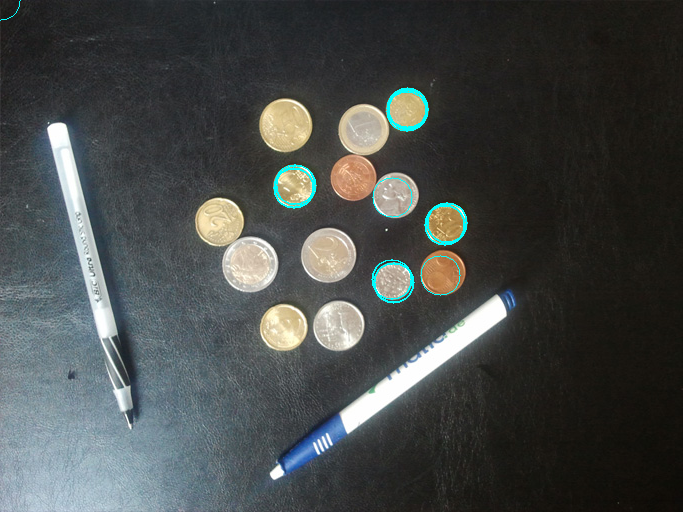
#> input picture ps1/output/ps1-5-a-3.png, 683 x 512 px, given in place of ps1-input0.png, which was not available
$ python ps1.py
#> lines starting #> are read from the running program, lines starting #| are printed output that depends on the picture; after the words box and inside, x2 and y2 are one past the last pixel; in counts of white or black regions, pixels touching at a corner belong together; pictures that were not available may be replaced by others from this repository, and a replacement may not be noted
import cv2 as cv
import numpy as np


def hough_acc(img_edges):
    # Taking resolution of rho as 1 pixel and theta as 1 degree
    height, width = img_edges.shape
    diagonal = np.sqrt(
        height ** 2 + width ** 2)

    # rho values range from  0 to 2 * diagonal length
    rho_axis = int(2 * np.ceil(diagonal))
    thetas = np.deg2rad(np.arange(0, 180, 1))
    theta_axis = len(thetas)

    # Compute cos and sin values for the range of thetas
    cos_t = np.cos(thetas)
    sin_t = np.sin(thetas)

    accumulator = np.zeros((rho_axis, theta_axis), dtype=np.uint8)

    # Indices of edge pixels in the image (white pixels)
    y_indx, x_indx = np.where(img_edges >= 255)

    for i in range(len(x_indx)):
        x = x_indx[i]
        y = y_indx[i]

        for theta_indx in range(len(thetas)):
            rho = int(x * cos_t[theta_indx] +
                      y * sin_t[theta_indx])

            accumulator[rho][theta_indx] += 1
    return accumulator


def highlight_hough_peaks(coordinates):
    peak_img = cv.imread('./output/ps1-2-a-1.png')

    for i in range(len(coordinates)):
        y = coordinates[i][0]
        x = coordinates[i][1]

        cv.rectangle(peak_img, (x-2, y-2), (x+2, y+2), (0, 255, 255))

    cv.imwrite("./output/ps1-2-b-1.png", peak_img)


def hough_lines(coordinates):
    img = cv.imread('./input/ps1-input0.png')
    for i in range(len(coordinates)):
        rho = coordinates[i][0]
        theta = np.deg2rad(coordinates[i][1])

        cos = np.cos(theta)
        sin = np.sin(theta)

        x0 = rho * cos
        y0 = rho * sin
        x1 = int(x0 + 1000*(-sin))
        y1 = int(y0 + 1000*(cos))
        x2 = int(x0 - 1000*(-sin))
        y2 = int(y0 - 1000 * (cos))

        cv.line(img, (x1, y1), (x2, y2), (0, 255, 255), thickness=2)

    # Write final image with lines highlighted in yellow
    cv.imwrite('./output/ps1-2-c-1.png', img)


def main():
    # Find object boundaries
    img = cv.imread('./input/ps1-input0.png')
#> img is the input picture: shape (512, 683, 3); mean B, G, R 72.7, 73.9, 70.2
    edges = cv.Canny(img, 100, 200)
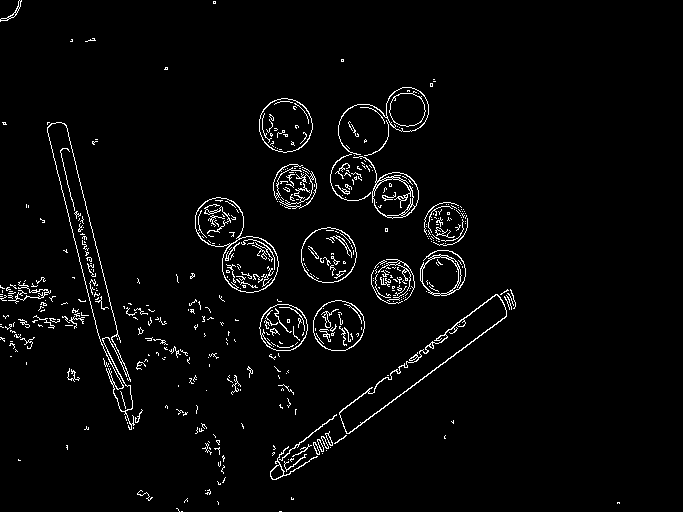
#> edges: shape (512, 683); 3% white in thin lines or dots
    lines = cv.imwrite('./output/ps1-1-a-1.png', edges)

    # Compute the hough accumulator for the edge image
    accumulator = hough_acc(edges)
#> in hough_acc, `y_indx, x_indx = np.where(img_edges >= 255)`: y_indx = 10424 values from 0 to 511; x_indx = 10424 values, max 619 at index 10409, min 0 at index 66, mean 275.7
#> the loop in hough_acc, `for i in range(len(x_indx)):` made 10424 passes
#> (x, y) on passes 1 to 3: (19, 0), (21, 0), (18, 1)
#> after the loop in hough_acc, `for i in range(len(x_indx)):`:
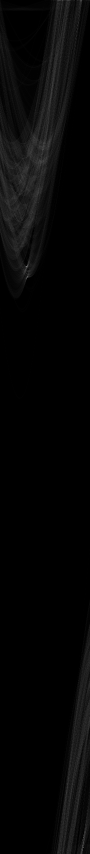
#> accumulator: shape (1708, 180) (shown at 1/2 size); min 0, max 208, mean 6.1
    lines = cv.imwrite('./output/ps1-2-a-1.png', accumulator)

    # Find peaks in the accumulator with votes more than the lower threshold
    peaks = np.where(accumulator > 110)
#> peaks = 10 positions, rows 532 to 1695, columns 53 to 166
    coordinates = list(zip(peaks[0], peaks[1]))
#> coordinates = [(532, 53), (533, 53), (553, 54), (554, 54), (555, 53), (556, 53), (1675, 166), (1687, 166), (1694, 166), (1695, 166)]

    # Draw yellow boxes over peaks in the accumulator image
    highlight_hough_peaks(coordinates)
#> the loop in highlight_hough_peaks, `for i in range(len(coordinates)):` made 10 passes
#> after the loop in highlight_hough_peaks, `for i in range(len(coordinates)):`:
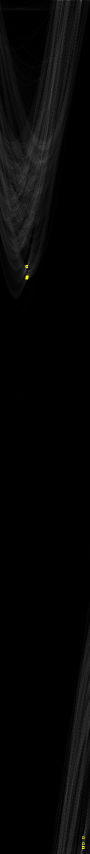
#> peak_img: shape (1708, 180, 3) (shown at 1/2 size); mean B, G, R 6.1, 6.2, 6.2

    # Draw lines over the original image
    hough_lines(coordinates)
#> the loop in hough_lines, `for i in range(len(coordinates)):` made 10 passes
#> (rho, theta, cos, sin, x0, y0, x1, y1) on passes 1 to 10: (532, 0.925, 0.602, 0.799, 320.2, 424.9, -478, 1026), (533, 0.925, 0.602, 0.799, 320.8, 425.7, -477, 1027), (553, 0.942, 0.588, 0.809, 325, 447.4, -483, 1035), (554, 0.942, 0.588, 0.809, 325.6, 448.2, -483, 1035), (555, 0.925, 0.602, 0.799, 334, 443.2, -464, 1045), (556, 0.925, 0.602, 0.799, 334.6, 444, -464, 1045), (1675, 2.9, -0.97, 0.242, -1625.2, 405.2, -1867, -565), (1687, 2.9, -0.97, 0.242, -1636.9, 408.1, -1878, -562), (1694, 2.9, -0.97, 0.242, -1643.7, 409.8, -1885, -560), (1695, 2.9, -0.97, 0.242, -1644.7, 410.1, -1886, -560)
#> after the loop in hough_lines, `for i in range(len(coordinates)):`:
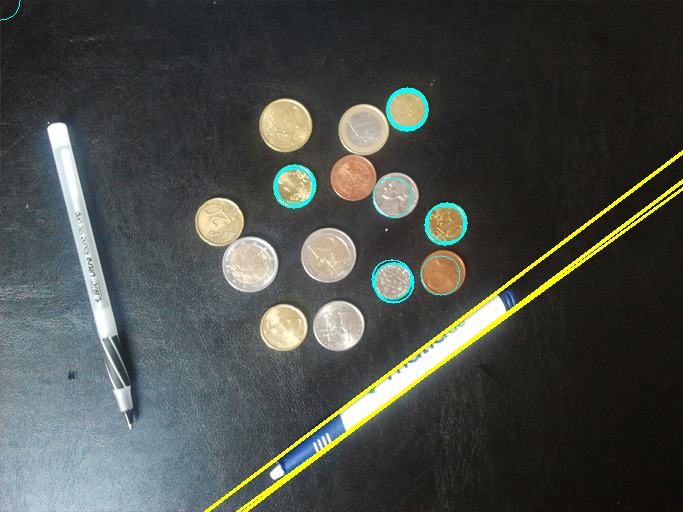
#> img: shape (512, 683, 3); 1.48% of pixels changed, all inside (x1, y1, x2, y2) = (204, 150, 683, 512)


if __name__ == '__main__':
    main()
